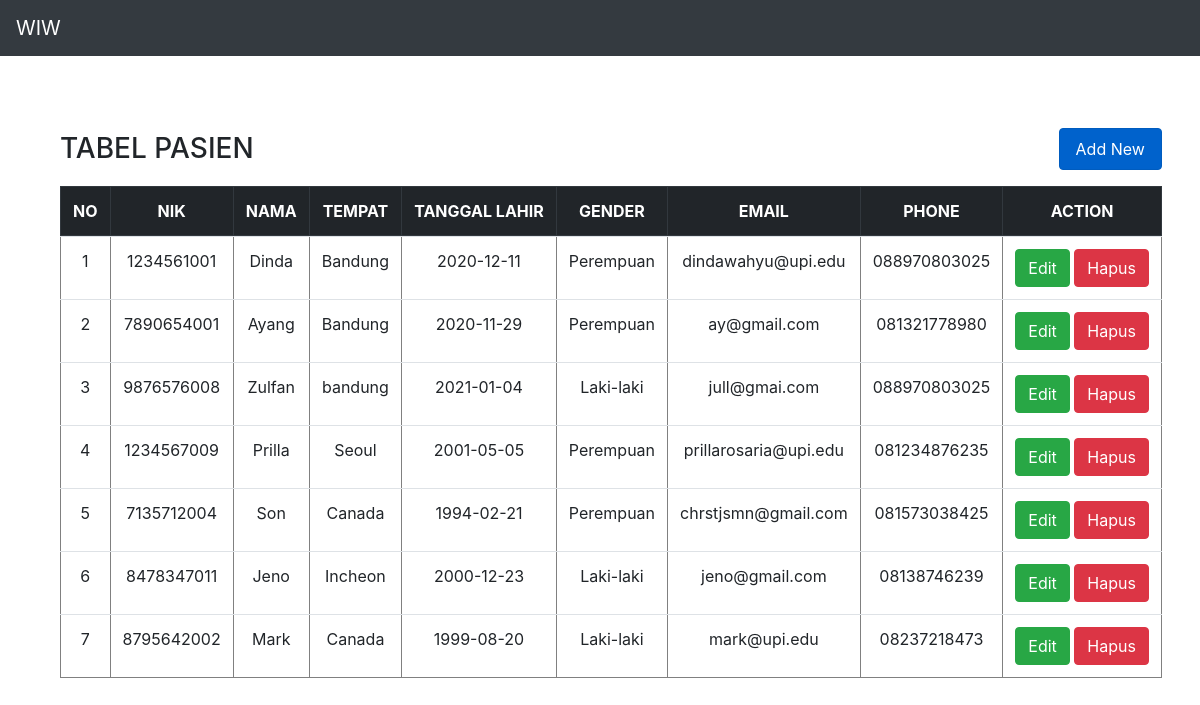
The app's page /source_code/MVP-01/index.php with its own data.
### tables this page shows
CREATE TABLE `pasien` (
  `id` int(11) NOT NULL,
  `nik` varchar(100) NOT NULL,
  `nama` varchar(100) NOT NULL,
  `tempat` varchar(100) NOT NULL,
  `tl` varchar(100) NOT NULL,
  `gender` varchar(10) NOT NULL,
  `email` varchar(100) NOT NULL,
  `telp` varchar(100) NOT NULL
);

### source_code/MVP-01/presenter/ProsesPasien.php (called while the page is built, shortened)
<?php
class ProsesPasien implements KontrakPasienPresenter
{
	private $tabelpasien;
	private $data = [];
	function __construct()
	{
		try {
			$db_host = "localhost";
			$db_user = "root";
			$db_password = "";
			$db_name = "pasien";
			$this->tabelpasien = new TabelPasien($db_host, $db_user, $db_password, $db_name);
			$this->data = array();
		} catch (Exception $e) {
			echo "wiw error" . $e->getMessage();
		}
	}
	function prosesDataPasien()
	{
		try {
			$this->tabelpasien->open();
			$this->tabelpasien->getPasien();
			while ($row = $this->tabelpasien->getResult()) {
				$this->data[] = $row;
			}
		} catch (Exception $e) {
			echo "wiw error part 2" . $e->getMessage();
		}
	}
	function getId($i)
	{
		return $this->data[$i]['id'];
	}
	function getNik($i)
	{
		return $this->data[$i]['nik'];
	}
	function getNama($i)
	{
		return $this->data[$i]['nama'];
	}
	function getTempat($i)
	{
		return $this->data[$i]['tempat'];
	}
	function getTl($i)
	{
		return $this->data[$i]['tl'];
	}
	function getGender($i)
	{
		return $this->data[$i]['gender'];
	}
	function getEmail($i)
	{
		return $this->data[$i]['email'];
	}
	function getTelp($i)
	{
		return $this->data[$i]['telp'];
	}
	function getSize()
	{
		return sizeof($this->data);
	}
}

### source_code/MVP-01/model/DB.class.php (called while the page is built, shortened)
<?php
class DB
{
	var $db_host = '';
	var $db_user = '';
	var $db_password = '';
	var $db_name = '';
	var $db_link = '';
	function __construct($db_host = '', $db_user = '', $db_password = '', $db_name = '')
	{
		$this->db_host = $db_host;
		$this->db_user = $db_user;
		$this->db_password = $db_password;
		$this->db_name = $db_name;
	}
	function open()
	{
		$this->db_link = mysqli_connect($this->db_host, $this->db_user, $this->db_password, $this->db_name);
	}
	function execute($query = "")
	{
		$this->result = mysqli_query($this->db_link, $query);
		return $this->result;
	}
}

### source_code/MVP-01/model/TabelPasien.class.php (called while the page is built, shortened)
<?php
class TabelPasien extends DB
{
	function getPasien()
	{
		$query = "SELECT * FROM pasien";
		return $this->execute($query);
	}
}

### source_code/MVP-01/view/TampilPasien.php (the view, shortened to what this page needs)
<?php
include_once("presenter/ProsesPasien.php");
class TampilPasien implements KontrakPasienView
{
	private $prosespasien;
	function __construct()
	{
		$this->prosespasien = new ProsesPasien();
	}
	function tampil()
	{
		$this->prosespasien->prosesDataPasien();
		$data = null;
		for ($i = 0; $i < $this->prosespasien->getSize(); $i++) {
			$no = $i + 1;
			$data .= "<tr>
			<td>" . $no . "</td>
			<td>" . $this->prosespasien->getNik($i) . "</td>
			<td>" . $this->prosespasien->getNama($i) . "</td>
			<td>" . $this->prosespasien->getTempat($i) . "</td>
			<td>" . $this->prosespasien->getTl($i) . "</td>
			<td>" . $this->prosespasien->getGender($i) . "</td>
			<td>" . $this->prosespasien->getEmail($i) . "</td>
			<td>" . $this->prosespasien->getTelp($i) . "</td>
			<td>
			<a href='index.php?id_edit=" . $this->prosespasien->getId($i). "' class='btn btn-success''>Edit</a>
			<a href='index.php?id_hapus=" .$this->prosespasien->getId($i). "' class='btn btn-danger''>Hapus</a>
			</td>
		</tr>";
		}
	}
}

### source_code/MVP-01/index.php (shortened to what this page needs)
<?php
include_once("model/Template.class.php");
include_once("model/DB.class.php");
include_once("model/TabelPasien.class.php");
include_once("view/TampilPasien.php");
$tp = new TampilPasien();
if (!empty($_GET['id_hapus'])) {
    $id = $_GET['id_hapus'];
    $tp->delete($id);
    header("location:index.php");
}
else if (isset($_GET['add'])) {
  $tp->tampil_form();
}
else if (isset($_GET['id_edit'])) {
    $id = $_GET['id_edit'];
    $tp->tampil_form_edit($id);
}
else{
    $data = $tp->tampil();;
}

### source_code/MVP-01/model/Template.class.php (shortened to what this page needs)
<?php
class Template{
	var $content = '';
	function __construct($filename = ''){
		$this->content = implode('', @file($filename));
	}
	function clear(){
		$this->content = preg_replace("/DATA_[A-Z|_|0-9]+/", "", $this->content);
	}
	function write(){
		print $this->content;
	}
	function replace($old = '', $new = ''){
		if(is_int($new)){
			$value = sprintf("%d", $new);
		}elseif(is_float($new)){
			$value = sprintf("%f", $new);
		}elseif(is_array($new)){
			$value = '';
			foreach( $new as $item){
				$value .= $item. '';
			}
		}else{
			$value = $new;
		}
		$this->content = preg_replace("/$old/",  $value, $this->content);
	}
}

### records on screen
pasien: no "1", nik "1234561001", nama "Dinda", tempat "Bandung", tl "2020-12-11", gender "Perempuan", email "dindawahyu@upi.edu", telp "088970803025"
pasien: no "2", nik "7890654001", nama "Ayang", tempat "Bandung", tl "2020-11-29", gender "Perempuan", email "ay@gmail.com", telp "081321778980"
pasien: no "3", nik "9876576008", nama "Zulfan", tempat "bandung", tl "2021-01-04", gender "Laki-laki", email "jull@gmai.com", telp "088970803025"
pasien: no "4", nik "1234567009", nama "Prilla", tempat "Seoul", tl "2001-05-05", gender "Perempuan", email "prillarosaria@upi.edu", telp "081234876235"
pasien: no "5", nik "7135712004", nama "Son", tempat "Canada", tl "1994-02-21", gender "Perempuan", email "chrstjsmn@gmail.com", telp "081573038425"
pasien: no "6", nik "8478347011", nama "Jeno", tempat "Incheon", tl "2000-12-23", gender "Laki-laki", email "jeno@gmail.com", telp "08138746239"
pasien: no "7", nik "8795642002", nama "Mark", tempat "Canada", tl "1999-08-20", gender "Laki-laki", email "mark@upi.edu", telp "08237218473"

### other values on screen
$this->content "WIW TABEL PASIEN Add New NO NIK NAMA TEMPAT TANGGAL LAHIR GENDER EMAIL PHONE ACTION"
